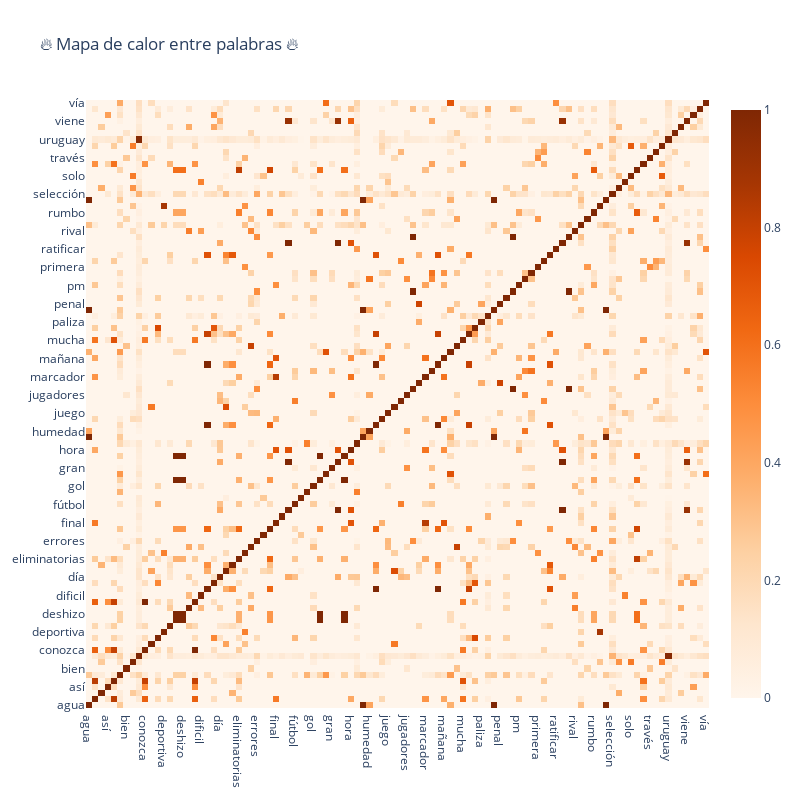

The notebook cell this image was saved under:
### Code cell
trace = go.Heatmap(z=temp.values.tolist(),
                   x=temp.index.values,
                   y=temp.columns.values,
                   colorscale='Oranges')

layout = go.Layout(title='🔥 Mapa de calor entre palabras 🔥',
                   width=800, height=800)

fig = go.Figure(data=[trace],layout=layout)
iplot(fig)

### Figure 1 — Plotly figure (JSON) as saved in the notebook; plotly's stock layout.template omitted (floating-point values rounded to 4 significant figures; data arrays with more than 128 entries replaced by an {"elided": "..."} marker saying what was removed)
{"data": [{"colorscale": [[0, "rgb(255,245,235)"], [0.125, "rgb(254,230,206)"], [0.25, "rgb(253,208,162)"], [0.375, "rgb(253,174,107)"], [0.5, "rgb(253,141,60)"], [0.625, "rgb(241,105,19)"], [0.75, "rgb(217,72,1)"], [0.875, "rgb(166,54,3)"], [1, "rgb(127,39,4)"]], "type": "heatmap", "x": ["agua", "aquí", "argentina", "así", "atención", "barranquilla", "bien", "chile", "colombia", "conozca", "convocatoria", "david", "deportiva", "derrota", "derrotas", "deshizo", "después", "detalles", "dificil", "doble", "duda", "día", "ecuador", "eliminatoria", "eliminatorias", "enfrentar", "error", "errores", "extremos", "fecha", "final", "finalizó", "freddy", "fútbol", "gana", "ganar", "gol", "goleo", "goleó", "gran", "guarin", "historial", "hora", "hoy", "hoylaselección", "humedad", "inició", "juega", "juego", "juegos", "jugador", "jugadores", "llena", "mal", "marcador", "marcar", "martes", "mañana", "metropolitano", "minutos", "mucha", "noviembre", "ospina", "paliza", "partido", "pasado", "penal", "perdió", "playoneros", "pm", "presión", "primer", "primera", "queiroz", "quito", "ratificar", "recordar", "ridículos", "rival", "rt", "rueda", "rumbo", "sede", "según", "selección", "si", "siempre", "solo", "tercera", "tras", "través", "tricolor", "técnico", "uruguay", "vamos", "ver", "viene", "viernes", "vs", "vía"], "y": ["agua", "aquí", "argentina", "así", "atención", "barranquilla", "bien", "chile", "colombia", "conozca", "convocatoria", "david", "deportiva", "derrota", "derrotas", "deshizo", "después", "detalles", "dificil", "doble", "duda", "día", "ecuador", "eliminatoria", "eliminatorias", "enfrentar", "error", "errores", "extremos", "fecha", "final", "finalizó", "freddy", "fútbol", "gana", "ganar", "gol", "goleo", "goleó", "gran", "guarin", "historial", "hora", "hoy", "hoylaselección", "humedad", "inició", "juega", "juego", "juegos", "jugador", "jugadores", "llena", "mal", "marcador", "marcar", "martes", "mañana", "metropolitano", "minutos", "mucha", "noviembre", "ospina", "paliza", "partido", "pasado", "penal", "perdió", "playoneros", "pm", "presión", "primer", "primera", "queiroz", "quito", "ratificar", "recordar", "ridículos", "rival", "rt", "rueda", "rumbo", "sede", "según", "selección", "si", "siempre", "solo", "tercera", "tras", "través", "tricolor", "técnico", "uruguay", "vamos", "ver", "viene", "viernes", "vs", "vía"], "z": {"elided": "100x100 float values"}}], "layout": {"height": 800, "title": {"text": "🔥 Mapa de calor entre palabras 🔥"}, "width": 800}}
